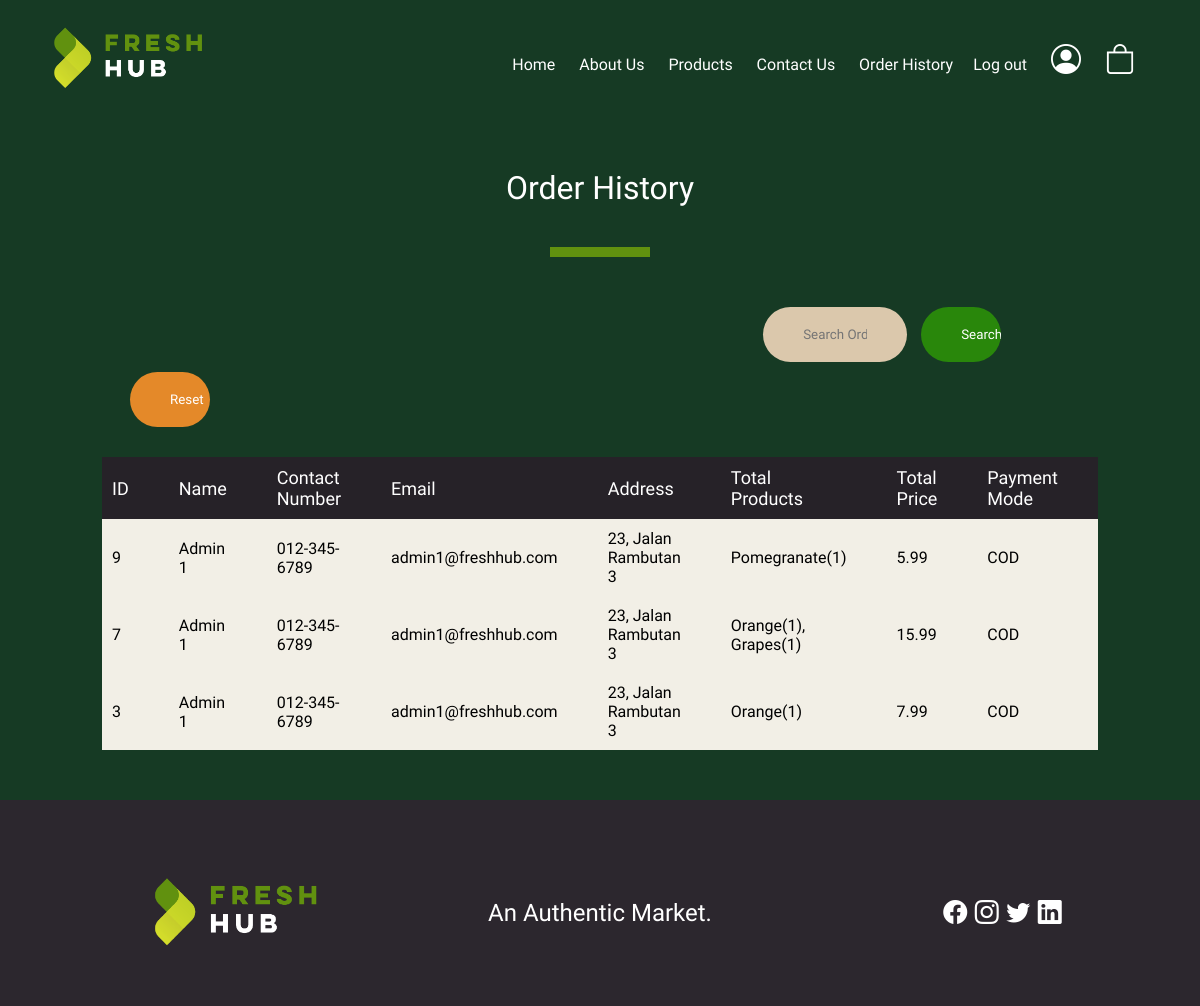
Screenshot of /viewOrderHistory/orderHistory.php (signed in) with the database file from the repository.
### tables this page shows
CREATE TABLE `orders` (
  `order_id` int(11) NOT NULL,
  `full_name` varchar(255) NOT NULL,
  `contact_number` varchar(255) NOT NULL,
  `email` varchar(255) NOT NULL,
  `address` varchar(255) NOT NULL,
  `total_products` varchar(255) NOT NULL,
  `total_price` decimal(20,2) NOT NULL,
  `payment_mode` varchar(255) NOT NULL
);

### viewOrderHistory/orderHistory.php (the view, shortened to what this page needs)
<?php include "../homepage/header.php";
if (isset($_SESSION['userEmail'])) {
    $userEmail = $_SESSION['userEmail'];
}
?>
<!DOCTYPE html>
<html lang="en">
<head>
    <link rel="stylesheet" href="orderHistory.css">
    <link rel="stylesheet" href="../homepage/homepage.css">
    <link rel="stylesheet" href="https://cdn.jsdelivr.net/npm/bootstrap-icons@1.5.0/font/bootstrap-icons.css">
</head>
<body>
<div class="database-order">
    <h1 class="order-header">Order History</h1>
    <div class="order-border"></div>
    <div class="search-order">
        <form class="order-box" action="#" method="get">
            <input type="text" class="order-form" placeholder="Search Order ID" name="txtOrderID" required>
            <input type="submit" value="Search" name="btnSubmit" class="order-submit">
        </form>
        <a href="../viewOrderHistory/orderHistory.php"><button class="order-reset">Reset</button></a>
    </div>
    <table>
        <tr>
            <th>ID</th>
            <th>Name</th>
            <th>Contact Number</th>
            <th>Email</th>
            <th>Address</th>
            <th>Total Products</th>
            <th>Total Price</th>
            <th>Payment Mode</th>
        </tr>
        <?php
            $conn = mysqli_connect("localhost", "root", "", "freshhub");
            if (isset($_GET['btnSubmit'])) {
                $order_id = $_GET['txtOrderID'];
                $sqlQuery = "SELECT * FROM orders WHERE order_id = '$order_id' AND email = '$userEmail'";
                $result = mysqli_query($conn, $sqlQuery);
                while ($row = mysqli_fetch_assoc($result)) {
                    echo
                    "<tr><td>" . $row["order_id"] .
                    "</td><td>" . $row["full_name"] .
                    "</td><td>" . $row["contact_number"] .
                    "</td><td>" . $row["email"] .
                    "</td><td>" . $row["address"] .
                    "</td><td>" . $row["total_products"] .
                    "</td><td>" . $row["total_price"] .
                    "</td><td>" . $row["payment_mode"] .
                    "</td></td>";
                }
                echo "</table>";
            } else {
                $sql = "SELECT * FROM `orders` WHERE `email` = '$userEmail' ORDER BY order_id DESC";
                $result = $conn-> query($sql);
                while ($row = $result -> fetch_assoc()) {
                    echo
                    "<tr><td>" . $row["order_id"] .
                    "</td><td>" . $row["full_name"] .
                    "</td><td>" . $row["contact_number"] .
                    "</td><td>" . $row["email"] .
                    "</td><td>" . $row["address"] .
                    "</td><td>" . $row["total_products"] .
                    "</td><td>" . $row["total_price"] .
                    "</td><td>" . $row["payment_mode"] .
                    "</td></td>";
                }
                echo "</table>";
            }
        ?>
</div>
</body>
</html>
<?php include "../homepage/footer.php"?>

### homepage/homepage.css (style rules this page uses)
* { margin: 0; padding: 0; box-sizing: border-box; }
body { font-family: 'Didact Gothic', sans-serif; display: flex; flex-direction: column; min-height: 100vh; }
a { text-decoration: none; color: #FFF; }

### viewOrderHistory/orderHistory.css (style rules this page uses)
html { background: #163A24; }
.database-order { background:#163A24; padding-top: 50px; padding-bottom: 50px; }
.order-header { color: #fff; font-family: 'Calistoga', cursive; font-weight: lighter; text-align: center; }
.order-border { width: 100px; height: 10px; background: #61910F; margin: 40px auto; }
table { border-collapse: collapse; width: 80%; color: #000; background: #F2EFE6; font-family: 'Didact Gothic', sans-serif; font-size: 16px; text-align: left; margin-left: auto; margin-right: auto; }
th { background-color: #262228; color: #FFF; padding-top: 10px; padding-bottom: 10px; font-family: 'Calistoga', cursive; font-weight: lighter; font-size: 18px; padding-right: 40px; padding-left: 10px; }
td { padding-top: 10px; padding-bottom: 10px; padding-right: 40px; padding-left: 10px; }
.search-order { background: #163A24; padding-bottom: 30px; width: 80%; margin: auto; }
.order-box { overflow: hidden; display: inline; }
.order-form { width: 15%; display: inline; box-sizing: border-box; margin-left: 67%; border: 0; border-radius: 30px; background: #DBC8AC; padding: 20px 40px; outline: none; color: #555; transition: 0.5s; font-family: 'Didact Gothic', sans-serif; }
.order-submit { margin-top: 10px; margin-left: 10px; width: 8%; border: 0; background: #29870b; color: #fff; padding: 20px 40px; border-radius:30px; cursor: pointer; transition: 0.5s; font-family: 'Didact Gothic', sans-serif; }
.order-reset { margin-top: 10px; margin-left: 10px; width: 8%; border: 0; background: #E48929; color: #fff; padding: 20px 40px; border-radius:30px; cursor: pointer; transition: 0.5s; font-family: 'Didact Gothic', sans-serif; }

### rows the page displays
orders: order_id "9", full_name "Admin 1", contact_number "012-345-6789", email "admin1@freshhub.com", address "23, Jalan Rambutan 3", total_products "Pomegranate(1)", total_price "5.99", payment_mode "COD"
orders: order_id "7", full_name "Admin 1", contact_number "012-345-6789", email "admin1@freshhub.com", address "23, Jalan Rambutan 3", total_products "Orange(1), Grapes(1)", total_price "15.99", payment_mode "COD"
orders: order_id "3", full_name "Admin 1", contact_number "012-345-6789", email "admin1@freshhub.com", address "23, Jalan Rambutan 3", total_products "Orange(1)", total_price "7.99", payment_mode "COD"
